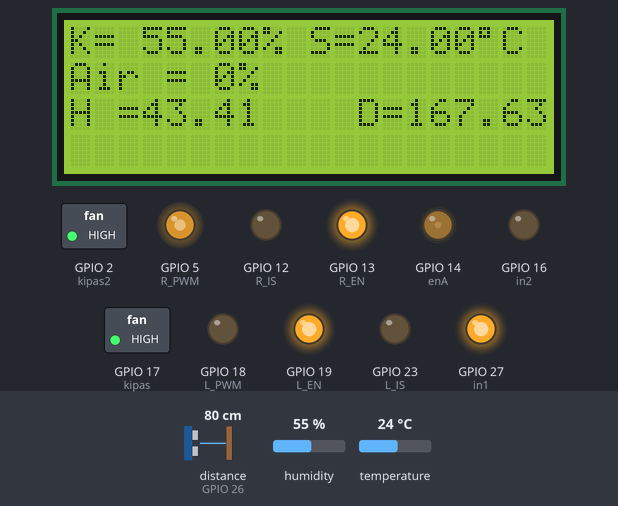
Bench run of a sketch on a simulated ESP32. Parts: 20×4 character LCD, switched loads named in the sketch (green lamp = pin HIGH), output pins drawn as LEDs (lit = HIGH). Wiring (inferred from the names in the program): ultrasonic range finder: trigger GPIO 25; echo GPIO 26. The inputs (shaded band) are chosen by the test bench; at power-on: temperature 24 °C, humidity 55 %, distance to the obstacle (sensor on GPIO 26) 80 cm. The echo pulse lasts 58.3 µs per cm; WiFi joins after 1.5 s; servers stay silent unless stated; uploads are accepted with an empty reply; the local clock reads 2024-03-15 10:24:30 at power-on unless the sketch sets it; no MQTT or app messages arrive unless stated; pins used as bus, display or sensor lines are not drawn; what the sketch prints to the serial monitor is not drawn.

Above: at 2.8 s.
2.9 s: temperature set to 2 °C
At 5.9 s:
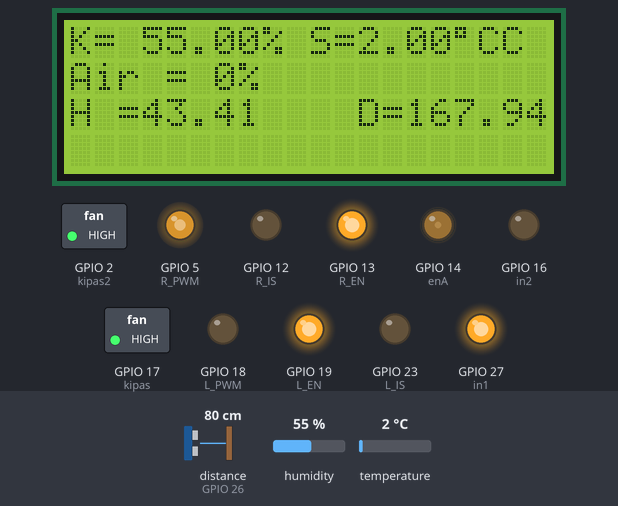
6.3 s: humidity set to 22 %
At 7.2 s:
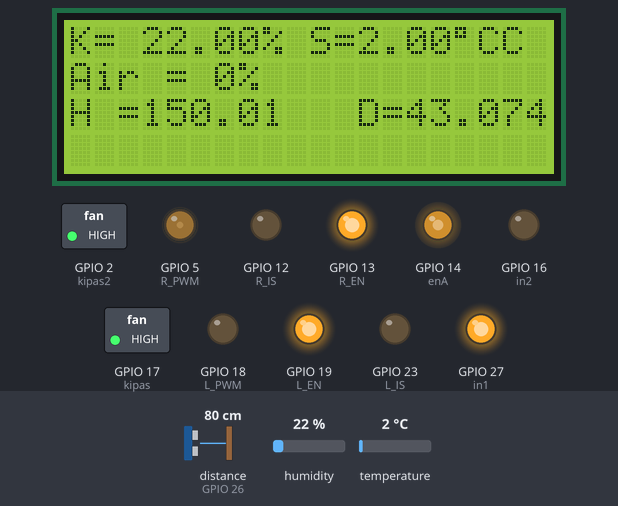
8.3 s: humidity set to 68 %
At 9.7 s:
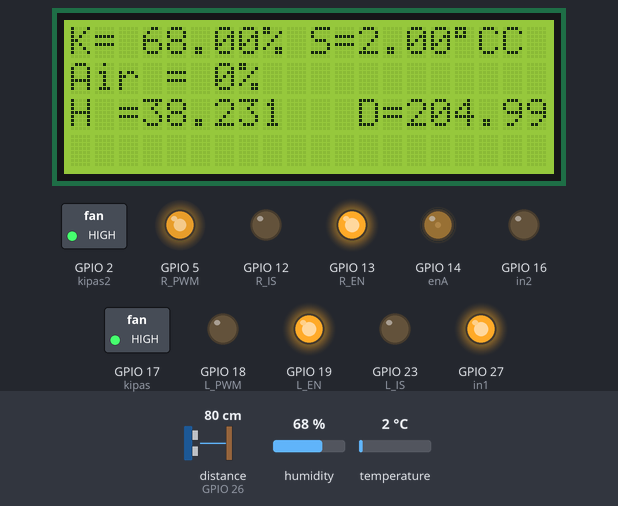
10.4 s: distance to the obstacle (sensor on GPIO 26) set to 2 cm
At 12.0 s:
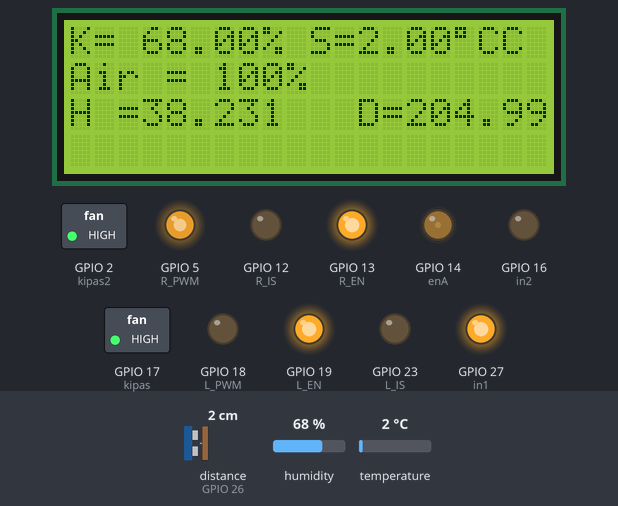
12.4 s: temperature set to 12 °C
At 14.4 s:
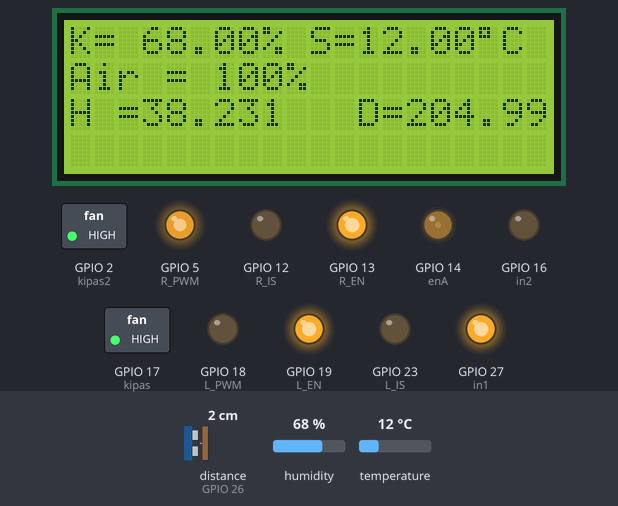
14.7 s: humidity set to 40 %
At 15.9 s:
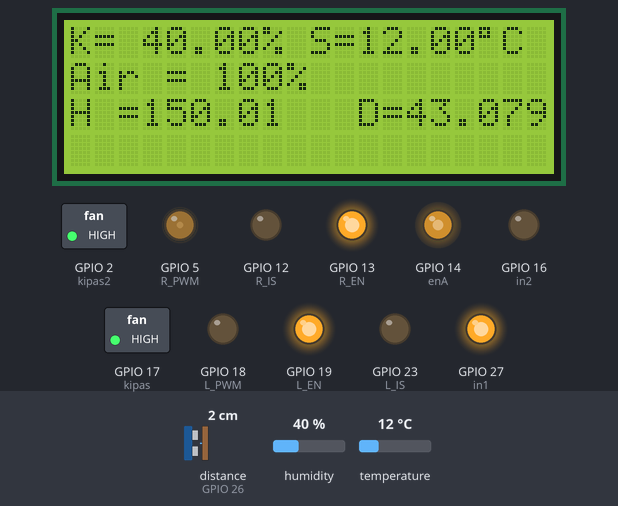
Timing chart, 0 to 17.7 s (numbered marks = the images above; inputs shaded):
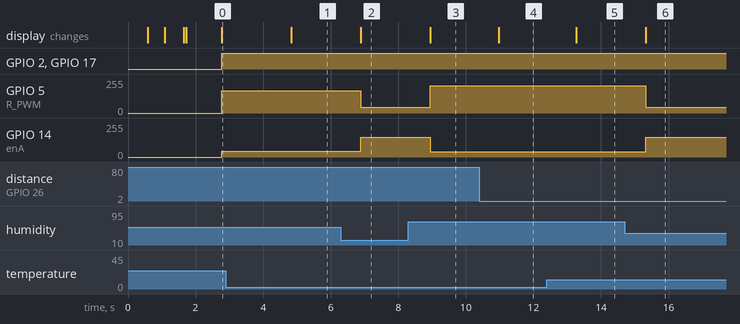

The sketch:

tegrated_Auotmatic_Humidty_Control_using_Mamdani_Fuzzy_Logic.ino
```cpp
#include <WiFi.h>
#include <PubSubClient.h>
#include <HTTPClient.h>// hanya keperluan data log
#include "time.h"
#include <EEPROM.h>
#include "DHT.h"
#include <Arduino.h>
#include <analogWrite.h>
#define DHTTYPE DHT22
#define DHTPIN 0
DHT dht(DHTPIN, DHTTYPE);
#include <LiquidCrystal_I2C.h>
LiquidCrystal_I2C lcd(0x27, 20, 4);

const char* ntpServer = "pool.ntp.org";
const long  gmtOffset_sec = 25200;
const int   daylightOffset_sec = 0;

const int trigPin = 25;// oranye
const int echoPin = 26;//kuning
int setA,setB;
long duration;
float distance;
int air;
float setpoint;
String humstate, dehumstate;


String WiFiSSID = "Link";
String WiFiPassword = "AndroidAP999C";
String mqttBroker = "test.mosquitto.org";
WiFiClient client;
PubSubClient mqtt(client);
String GOOGLE_SCRIPT_ID = "AKfycbwLkD1M-OcQWZuFbN4pTiGrJvUfDVlXYfPsW8ohVSHmpXLs_bEjCqMbG2MIIrvPtElu";
void connectWiFi();
void connect_mqtt();
//String randomTemp();
String perintah = "";
String perintah2 = "";
void mqttReceivedMessage(char* topic, byte *msg, unsigned int msgLength);
unsigned long gtime=0;
int R_IS = 12;
int R_EN = 13;
int R_PWM = 5;
int L_IS = 23;
int L_EN = 19;
int L_PWM = 18;

int in1 = 27;
int in2 = 16;
int enA = 14;
#define kipas 17
#define kipas2 2

#define FIS_TYPE float
#define FIS_RESOLUSION 101
#define FIS_MIN -3.4028235E+38
#define FIS_MAX 3.4028235E+38
typedef FIS_TYPE(*_FIS_MF)(FIS_TYPE, FIS_TYPE*);
typedef FIS_TYPE(*_FIS_ARR_OP)(FIS_TYPE, FIS_TYPE);
typedef FIS_TYPE(*_FIS_ARR)(FIS_TYPE*, int, _FIS_ARR_OP);

// Number of inputs to the fuzzy inference system
const int fis_gcI = 2;
// Number of outputs to the fuzzy inference system
const int fis_gcO = 2;
// Number of rules to the fuzzy inference system
const int fis_gcR = 12;

FIS_TYPE g_fisInput[fis_gcI];
FIS_TYPE g_fisOutput[fis_gcO];

// Setup routine runs once when you press reset:
void setup()
{
  pinMode(trigPin, OUTPUT); // Sets the trigPin as an Output
  pinMode(echoPin, INPUT); // Sets the echoPin as an Input
  pinMode(R_IS, OUTPUT);
 pinMode(R_EN, OUTPUT);
  pinMode(R_PWM, OUTPUT);
 pinMode(L_IS, OUTPUT);
 pinMode(L_EN, OUTPUT);
 pinMode(L_PWM, OUTPUT);
  pinMode(in1, OUTPUT);
  pinMode(in2, OUTPUT);
  pinMode(kipas,OUTPUT);
  pinMode(kipas2,OUTPUT);
 digitalWrite(R_IS, LOW);
 digitalWrite(L_IS, LOW);
 digitalWrite(R_EN, HIGH);
 digitalWrite(L_EN, HIGH);
 digitalWrite(L_PWM, 0);
 digitalWrite(in1, HIGH);
 digitalWrite(in2, LOW);
 lcd.begin();
  Serial.begin(9600);
  connectWiFi();
  mqtt.setServer(mqttBroker.c_str(),1883);
  mqtt.setCallback(mqttReceivedMessage);

 dht.begin();
  configTime(gmtOffset_sec, daylightOffset_sec, ntpServer);
  setA=40;
  setB=60;
}

// Loop routine runs over and over again forever:
void loop() {
  float hum = dht.readHumidity();
  float tem = dht.readTemperature();
  float hic = dht.computeHeatIndex(tem, hum, false);
 if (!mqtt.connected())
 {
   connect_mqtt();
   lcd.clear();
   Serial.println("MQTT Connected");
   lcd.print("MQTT connected");
   delay(1000);
   lcd.clear();
 }
    g_fisInput[0] = tem;
    // Read Input: Kelembapan
    g_fisInput[1] = hum;

    g_fisOutput[0] = 0;
    g_fisOutput[1] = 0;

    fis_evaluate();
 mqtt.loop();
 //mqtt.publish("fauzan/test", randomTemp().c_str());
 digitalWrite(trigPin, LOW);
  delayMicroseconds(2);
  // Sets the trigPin on HIGH state for 10 micro seconds
  digitalWrite(trigPin, HIGH);
  delayMicroseconds(10);
  digitalWrite(trigPin, LOW);
  // Reads the echoPin, returns the sound wave travel time in microseconds
  duration = pulseIn(echoPin, HIGH);
  // Calculating the distance
  distance = duration * 0.034 / 2;
  air = (((21-distance)/15)*100);

 if (air>100){
 air=100;
 }
 else if (air<0){
air=0;
 }

lcd.setCursor(0,1);
 lcd.print("Air =");
 lcd.setCursor(6,1);

 lcd.print(air);
//lcd.setCursor(14,1);
 lcd.print("%");
lcd.print("   ");
if (millis()-gtime>=10000){
  gtime=millis();
gsheetlogdata();
}


 lcd.backlight();
 lcd.setCursor(0,0);
 lcd.print("K=");
 lcd.setCursor(3,0);
 lcd.print(hum);
   lcd.print("%");
 lcd.setCursor(10,0);
 lcd.print("S=");
 lcd.setCursor(12,0);
 lcd.print(tem);
 lcd.print(char(223));
   lcd.print("C");
 lcd.setCursor(0,2);
 lcd.print("H =");
 lcd.print(g_fisOutput[0]);
 lcd.setCursor(12,2);
 lcd.print("D=");
 lcd.print(g_fisOutput[1]);
 humstate=g_fisOutput[0];
 dehumstate=g_fisOutput[1];
 analogWrite(enA, g_fisOutput[0]);
 analogWrite(R_PWM, g_fisOutput[1]);
 if (g_fisOutput[0]>0){
   digitalWrite(kipas,HIGH);
 }
 else if (g_fisOutput[0]=0){
   digitalWrite(kipas,LOW);
 }
 if (g_fisOutput[1]>0){
   digitalWrite(kipas2,HIGH);
 }
 else if (g_fisOutput[1]=0){
   digitalWrite(kipas2,LOW);
 }
/*
 if (air>100){
 lcd.setCursor(0,1);
 air=100;
 lcd.print("Air = 100 %");
 }
 else {
 lcd.setCursor(0,1);
 lcd.print("Air =");
 lcd.setCursor(6,1);
 lcd.print(air);
 lcd.setCursor(14,1);
 lcd.print("%");
}*/
  delay(2000);


 static char temperature[7];
  dtostrf(tem, 6, 2, temperature);
  static char humidity[7];
  dtostrf(hum, 6,2, humidity);
  static char tangki[7];
  dtostrf(air, 6,2, tangki);
  static char pwmH[7];
  dtostrf(g_fisOutput[0], 6,2, pwmH);
  static char pwmD[7];
  dtostrf(g_fisOutput[1], 6,2, pwmD);

 mqtt.publish("fauzan/test", humidity);
 mqtt.publish("fauzan/test2", temperature);
 mqtt.publish("fauzan/test3", tangki);
 mqtt.publish("fauzan/test6", pwmH);
 mqtt.publish("fauzan/test7", pwmD);

}
//Atur Setpoint
void mqttReceivedMessage(char* topic, byte *msg, unsigned int msgLength) {
  if (String(topic)== "fauzan/test4"){
    Serial.println(topic);
    String perintah="";
    for (int i= 0; i<msgLength; i++){
      Serial.print(char(msg[i]));
      perintah+=String (char(msg[i]));
    }
    Serial.println("");
    Serial.println(perintah);
    setpoint=perintah.toInt();
    Serial.println(setpoint);
    EEPROM.write(0,setpoint);
    EEPROM.commit();
    }

     else if (String(topic)== "fauzan/test5"){
    Serial.println(topic);
    String perintah="";
    for (int i= 0; i<msgLength; i++){
      Serial.print(char(msg[i]));
      perintah+=String (char(msg[i]));
    }
    Serial.println("");
    Serial.println(perintah);
    setpoint=perintah.toInt();
    Serial.println(setpoint);
    EEPROM.write(4,setpoint);
    EEPROM.commit();
     }
  }

//String randomTemp() {
  //int randTemp = random(20,40);
  //return String(randTemp);
  //delay(1000);
//}

// Menghubungkan Wifi
void connectWiFi()
{lcd.setCursor(0,0);
  lcd.print("connecting to wifi");
  Serial.println("Connecting To WiFi");
  WiFi.begin(WiFiSSID.c_str(), WiFiPassword.c_str());
  while (WiFi.status() != WL_CONNECTED)
  {
    lcd.print(".");
    Serial.print(".");
    delay(500);
  }
  lcd.clear();
  Serial.println("Wifi Connected");
  Serial.println(WiFi.SSID());
  Serial.println(WiFi.RSSI());
  Serial.println(WiFi.macAddress());
  Serial.println(WiFi.localIP());
  Serial.println(WiFi.gatewayIP());
  Serial.println(WiFi.dnsIP());

}

//Menghubungkan MQTT
void connect_mqtt()
{
  while (!mqtt.connected())
  {
    Serial.println("Connecting MQTT...");
    lcd.setCursor(0,0);
  lcd.print("connecting to mqtt...");
    if (mqtt.connect("fauzan"))
    {
      mqtt.subscribe("fauzan/test");
      mqtt.subscribe("fauzan/test2");
      mqtt.subscribe("fauzan/test3");
    mqtt.subscribe("fauzan/test4");
      mqtt.subscribe("fauzan/test5");
    }

  }
}
// Menghubungkan Googlesheet
void gsheetlogdata(){
 static bool flag = false;
    struct tm timeinfo;
    if (!getLocalTime(&timeinfo)) {
      Serial.println("Failed to obtain time");
      return;
    }
    char timeStringBuff[50];
    strftime(timeStringBuff, sizeof(timeStringBuff), "%m %d %Y %H:%M:%S", &timeinfo);
    String asString(timeStringBuff);
    asString.replace(" ", "-");
    //Serial.print("Time:");
    //Serial.println(asString);
  float hum = dht.readHumidity();
  float tem = dht.readTemperature();
    String urlFinal = "https://script.google.com/macros/s/"+GOOGLE_SCRIPT_ID+"/exec?"+"date="+asString+"&hum="+String(hum)+"&temp="+String(tem)+"&humstate="+humstate+"&dehumstate="+dehumstate+"&setA="+String(setA)+"&setB="+String(setB)+"&air="+String(air);
    //Serial.print("POST data to spreadsheet:");
    //Serial.println(urlFinal);
    HTTPClient http;
    http.begin(urlFinal.c_str());
    http.setFollowRedirects(HTTPC_STRICT_FOLLOW_REDIRECTS);
    int httpCode = http.GET();
    //Serial.print("HTTP Status Code: ");
    //Serial.println(httpCode);
    //---------------------------------------------------------------------

    String payload;
    if (httpCode > 0) {
        payload = http.getString();
        //Serial.println("Payload: "+payload);
    }
    //---------------------------------------------------------------------
    http.end();
}

// Library Fuzzy Logic
//***********************************************************************
// Support functions for Fuzzy Inference System
//***********************************************************************
// Trapezoidal Member Function
FIS_TYPE fis_trapmf(FIS_TYPE x, FIS_TYPE* p)
{
    FIS_TYPE a = p[0], b = p[1], c = p[2], d = p[3];
    FIS_TYPE t1 = ((x <= c) ? 1 : ((d < x) ? 0 : ((c != d) ? ((d - x) / (d - c)) : 0)));
    FIS_TYPE t2 = ((b <= x) ? 1 : ((x < a) ? 0 : ((a != b) ? ((x - a) / (b - a)) : 0)));
    return (FIS_TYPE) min(t1, t2);
}

// Triangular Member Function
FIS_TYPE fis_trimf(FIS_TYPE x, FIS_TYPE* p)
{
    FIS_TYPE a = p[0], b = p[1], c = p[2];
    FIS_TYPE t1 = (x - a) / (b - a);
    FIS_TYPE t2 = (c - x) / (c - b);
    if ((a == b) && (b == c)) return (FIS_TYPE) (x == a);
    if (a == b) return (FIS_TYPE) (t2*(b <= x)*(x <= c));
    if (b == c) return (FIS_TYPE) (t1*(a <= x)*(x <= b));
    t1 = min(t1, t2);
    return (FIS_TYPE) max(t1, 0.f);
}

FIS_TYPE fis_min(FIS_TYPE a, FIS_TYPE b)
{
    return min(a, b);
}

FIS_TYPE fis_max(FIS_TYPE a, FIS_TYPE b)
{
    return max(a, b);
}

FIS_TYPE fis_array_operation(FIS_TYPE *array, int size, _FIS_ARR_OP pfnOp)
{
    int i;
    FIS_TYPE ret = 0;

    if (size == 0) return ret;
    if (size == 1) return array[0];

    ret = array[0];
    for (i = 1; i < size; i++)
    {
        ret = (*pfnOp)(ret, array[i]);
    }

    return ret;
}


//***********************************************************************
// Data for Fuzzy Inference System
//***********************************************************************
// Pointers to the implementations of member functions
_FIS_MF fis_gMF[] =
{
    fis_trapmf, fis_trimf
};

// Count of member function for each Input
int fis_gIMFCount[] = { 4, 3 };

// Count of member function for each Output
int fis_gOMFCount[] = { 4, 4 };

// Coefficients for the Input Member Functions
FIS_TYPE fis_gMFI0Coeff1[] = { 0, 0, 18, 25 };
FIS_TYPE fis_gMFI0Coeff2[] = { 18, 24, 30 };
FIS_TYPE fis_gMFI0Coeff3[] = { 27, 30, 33 };
FIS_TYPE fis_gMFI0Coeff4[] = { 30, 35, 60, 60 };
FIS_TYPE* fis_gMFI0Coeff[] = { fis_gMFI0Coeff1, fis_gMFI0Coeff2, fis_gMFI0Coeff3, fis_gMFI0Coeff4 };
FIS_TYPE fis_gMFI1Coeff1[] = { 0, 0, 40, 50 };
FIS_TYPE fis_gMFI1Coeff2[] = { 40, 50, 60 };
FIS_TYPE fis_gMFI1Coeff3[] = { 50, 60, 100, 100 };
FIS_TYPE* fis_gMFI1Coeff[] = { fis_gMFI1Coeff1, fis_gMFI1Coeff2, fis_gMFI1Coeff3 };
FIS_TYPE** fis_gMFICoeff[] = { fis_gMFI0Coeff, fis_gMFI1Coeff };

// Coefficients for the Output Member Functions
FIS_TYPE fis_gMFO0Coeff1[] = { 0, 0, 50, 100 };
FIS_TYPE fis_gMFO0Coeff2[] = { 50, 100, 150 };
FIS_TYPE fis_gMFO0Coeff3[] = { 100, 150, 200 };
FIS_TYPE fis_gMFO0Coeff4[] = { 150, 200, 255, 255 };
FIS_TYPE* fis_gMFO0Coeff[] = { fis_gMFO0Coeff1, fis_gMFO0Coeff2, fis_gMFO0Coeff3, fis_gMFO0Coeff4 };
FIS_TYPE fis_gMFO1Coeff1[] = { 0, 0, 60, 110 };
FIS_TYPE fis_gMFO1Coeff2[] = { 85, 135, 185 };
FIS_TYPE fis_gMFO1Coeff3[] = { 160, 205, 250 };
FIS_TYPE fis_gMFO1Coeff4[] = { 225, 245, 255, 255 };
FIS_TYPE* fis_gMFO1Coeff[] = { fis_gMFO1Coeff1, fis_gMFO1Coeff2, fis_gMFO1Coeff3, fis_gMFO1Coeff4 };
FIS_TYPE** fis_gMFOCoeff[] = { fis_gMFO0Coeff, fis_gMFO1Coeff };

// Input membership function set
int fis_gMFI0[] = { 0, 1, 1, 0 };
int fis_gMFI1[] = { 0, 1, 0 };
int* fis_gMFI[] = { fis_gMFI0, fis_gMFI1};

// Output membership function set
int fis_gMFO0[] = { 0, 1, 1, 0 };
int fis_gMFO1[] = { 0, 1, 1, 0 };
int* fis_gMFO[] = { fis_gMFO0, fis_gMFO1};

// Rule Weights
FIS_TYPE fis_gRWeight[] = { 1, 1, 1, 1, 1, 1, 1, 1, 1, 1, 1, 1 };

// Rule Type
int fis_gRType[] = { 1, 1, 1, 1, 1, 1, 1, 1, 1, 1, 1, 1 };

// Rule Inputs
int fis_gRI0[] = { 1, 1 };
int fis_gRI1[] = { 1, 2 };
int fis_gRI2[] = { 1, 3 };
int fis_gRI3[] = { 2, 1 };
int fis_gRI4[] = { 2, 2 };
int fis_gRI5[] = { 2, 3 };
int fis_gRI6[] = { 3, 1 };
int fis_gRI7[] = { 3, 2 };
int fis_gRI8[] = { 3, 3 };
int fis_gRI9[] = { 4, 1 };
int fis_gRI10[] = { 4, 2 };
int fis_gRI11[] = { 4, 3 };
int* fis_gRI[] = { fis_gRI0, fis_gRI1, fis_gRI2, fis_gRI3, fis_gRI4, fis_gRI5, fis_gRI6, fis_gRI7, fis_gRI8, fis_gRI9, fis_gRI10, fis_gRI11 };

// Rule Outputs
int fis_gRO0[] = { 3, 1 };
int fis_gRO1[] = { 1, 2 };
int fis_gRO2[] = { 1, 3 };
int fis_gRO3[] = { 4, 1 };
int fis_gRO4[] = { 1, 2 };
int fis_gRO5[] = { 1, 4 };
int fis_gRO6[] = { 4, 1 };
int fis_gRO7[] = { 1, 3 };
int fis_gRO8[] = { 1, 4 };
int fis_gRO9[] = { 4, 1 };
int fis_gRO10[] = { 2, 3 };
int fis_gRO11[] = { 1, 4 };
int* fis_gRO[] = { fis_gRO0, fis_gRO1, fis_gRO2, fis_gRO3, fis_gRO4, fis_gRO5, fis_gRO6, fis_gRO7, fis_gRO8, fis_gRO9, fis_gRO10, fis_gRO11 };

// Input range Min
FIS_TYPE fis_gIMin[] = { 0, 0 };

// Input range Max
FIS_TYPE fis_gIMax[] = { 60, 100 };

// Output range Min
FIS_TYPE fis_gOMin[] = { 0, 0 };

// Output range Max
FIS_TYPE fis_gOMax[] = { 255, 255 };

//***********************************************************************
// Data dependent support functions for Fuzzy Inference System
//***********************************************************************
FIS_TYPE fis_MF_out(FIS_TYPE** fuzzyRuleSet, FIS_TYPE x, int o)
{
    FIS_TYPE mfOut;
    int r;

    for (r = 0; r < fis_gcR; ++r)
    {
        int index = fis_gRO[r][o];
        if (index > 0)
        {
            index = index - 1;
            mfOut = (fis_gMF[fis_gMFO[o][index]])(x, fis_gMFOCoeff[o][index]);
        }
        else if (index < 0)
        {
            index = -index - 1;
            mfOut = 1 - (fis_gMF[fis_gMFO[o][index]])(x, fis_gMFOCoeff[o][index]);
        }
        else
        {
            mfOut = 0;
        }

        fuzzyRuleSet[0][r] = fis_min(mfOut, fuzzyRuleSet[1][r]);
    }
    return fis_array_operation(fuzzyRuleSet[0], fis_gcR, fis_max);
}

FIS_TYPE fis_defuzz_centroid(FIS_TYPE** fuzzyRuleSet, int o)
{
    FIS_TYPE step = (fis_gOMax[o] - fis_gOMin[o]) / (FIS_RESOLUSION - 1);
    FIS_TYPE area = 0;
    FIS_TYPE momentum = 0;
    FIS_TYPE dist, slice;
    int i;

    // calculate the area under the curve formed by the MF outputs
    for (i = 0; i < FIS_RESOLUSION; ++i){
        dist = fis_gOMin[o] + (step * i);
        slice = step * fis_MF_out(fuzzyRuleSet, dist, o);
        area += slice;
        momentum += slice*dist;
    }

    return ((area == 0) ? ((fis_gOMax[o] + fis_gOMin[o]) / 2) : (momentum / area));
}

//***********************************************************************
// Fuzzy Inference System
//***********************************************************************
void fis_evaluate()
{
    FIS_TYPE fuzzyInput0[] = { 0, 0, 0, 0 };
    FIS_TYPE fuzzyInput1[] = { 0, 0, 0 };
    FIS_TYPE* fuzzyInput[fis_gcI] = { fuzzyInput0, fuzzyInput1, };
    FIS_TYPE fuzzyOutput0[] = { 0, 0, 0, 0 };
    FIS_TYPE fuzzyOutput1[] = { 0, 0, 0, 0 };
    FIS_TYPE* fuzzyOutput[fis_gcO] = { fuzzyOutput0, fuzzyOutput1, };
    FIS_TYPE fuzzyRules[fis_gcR] = { 0 };
    FIS_TYPE fuzzyFires[fis_gcR] = { 0 };
    FIS_TYPE* fuzzyRuleSet[] = { fuzzyRules, fuzzyFires };
    FIS_TYPE sW = 0;

    // Transforming input to fuzzy Input
    int i, j, r, o;
    for (i = 0; i < fis_gcI; ++i)
    {
        for (j = 0; j < fis_gIMFCount[i]; ++j)
        {
            fuzzyInput[i][j] =
                (fis_gMF[fis_gMFI[i][j]])(g_fisInput[i], fis_gMFICoeff[i][j]);
        }
    }

    int index = 0;
    for (r = 0; r < fis_gcR; ++r)
    {
        if (fis_gRType[r] == 1)
        {
            fuzzyFires[r] = FIS_MAX;
            for (i = 0; i < fis_gcI; ++i)
            {
                index = fis_gRI[r][i];
                if (index > 0)
                    fuzzyFires[r] = fis_min(fuzzyFires[r], fuzzyInput[i][index - 1]);
                else if (index < 0)
                    fuzzyFires[r] = fis_min(fuzzyFires[r], 1 - fuzzyInput[i][-index - 1]);
                else
                    fuzzyFires[r] = fis_min(fuzzyFires[r], 1);
            }
        }
        else
        {
            fuzzyFires[r] = FIS_MIN;
            for (i = 0; i < fis_gcI; ++i)
            {
                index = fis_gRI[r][i];
                if (index > 0)
                    fuzzyFires[r] = fis_max(fuzzyFires[r], fuzzyInput[i][index - 1]);
                else if (index < 0)
                    fuzzyFires[r] = fis_max(fuzzyFires[r], 1 - fuzzyInput[i][-index - 1]);
                else
                    fuzzyFires[r] = fis_max(fuzzyFires[r], 0);
            }
        }

        fuzzyFires[r] = fis_gRWeight[r] * fuzzyFires[r];
        sW += fuzzyFires[r];
    }

    if (sW == 0)
    {
        for (o = 0; o < fis_gcO; ++o)
        {
            g_fisOutput[o] = ((fis_gOMax[o] + fis_gOMin[o]) / 2);
        }
    }
    else
    {
        for (o = 0; o < fis_gcO; ++o)
        {
            g_fisOutput[o] = fis_defuzz_centroid(fuzzyRuleSet, o);
        }
    }
}
```

Measured:
- after the input at 2.9 s, the display: changes after 1.9 s (image 1)
- after the input at 6.3 s, GPIO 5 (R_PWM): 167/255 → 43/255 after 0.59 s; GPIO 14 (enA): 43/255 → 150/255 after 0.59 s; the display: changes after 0.59 s (image 2)
- after the input at 8.3 s, GPIO 5 (R_PWM): 43/255 → 204/255 after 0.65 s; GPIO 14 (enA): 150/255 → 38/255 after 0.65 s; the display: changes after 0.65 s (image 3)
- after the input at 10.4 s, the display: changes after 0.57 s (image 4)
- after the input at 12.4 s, the display: changes after 0.87 s (image 5)
- after the input at 14.7 s, GPIO 5 (R_PWM): 204/255 → 43/255 after 0.62 s; GPIO 14 (enA): 38/255 → 150/255 after 0.62 s; the display: changes after 0.62 s (image 6)
